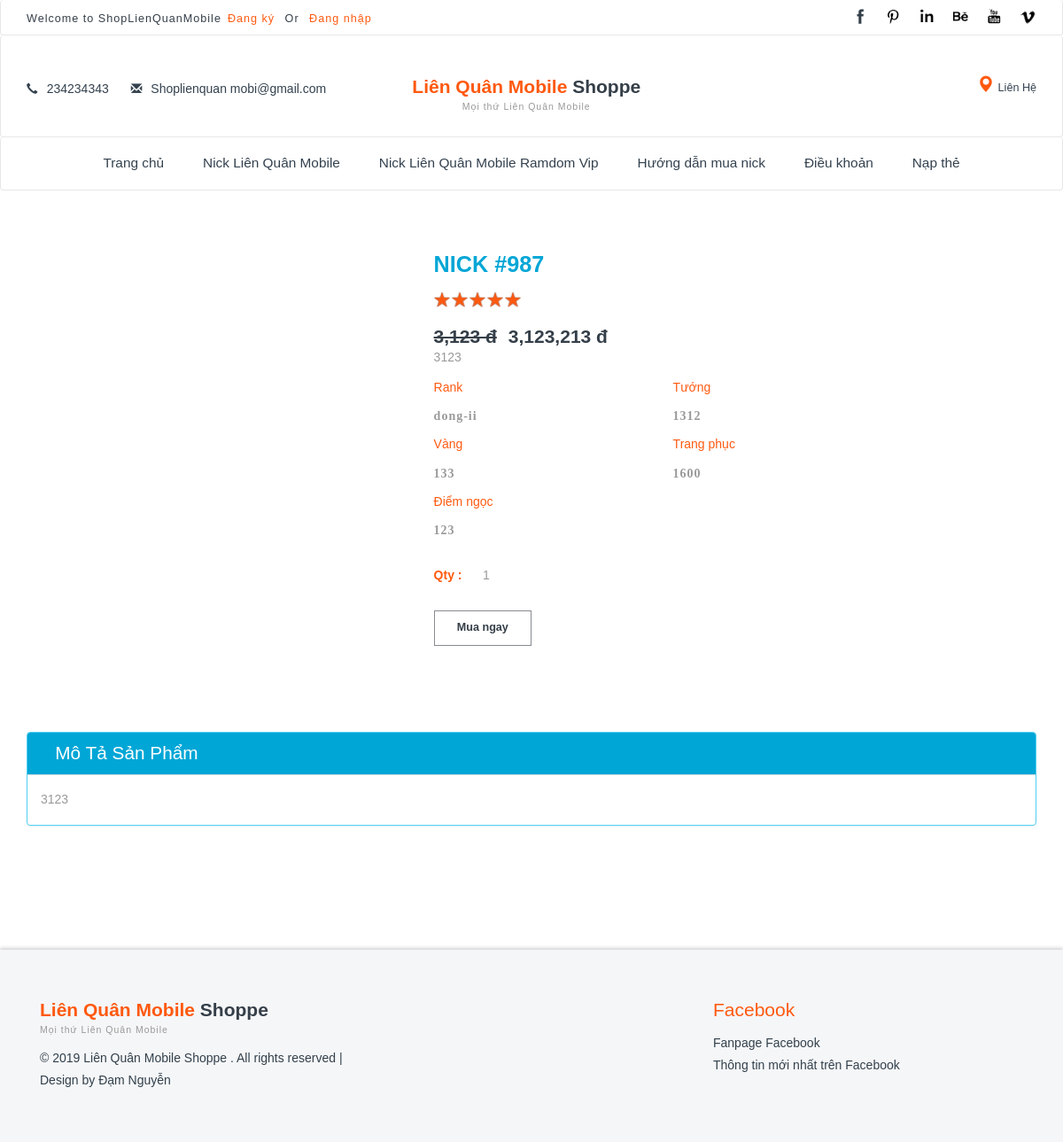
The page /sp/nick-987.html on the database its author committed.
### tables this page shows
CREATE TABLE IF NOT EXISTS `setting` (
  `id` int(11) NOT NULL,
  `title` varchar(250) NOT NULL,
  `type` varchar(100) NOT NULL,
  `description` varchar(250) NOT NULL,
  `thumb` text NOT NULL,
  `eamil` text NOT NULL,
  `phome` text NOT NULL,
  `link_facebook` text NOT NULL,
  `link_google` text NOT NULL,
  `link_youtobe` text NOT NULL,
  `address` text NOT NULL
);

CREATE TABLE IF NOT EXISTS `menu` (
  `id` int(11) NOT NULL,
  `mid` int(11) NOT NULL,
  `id_category` int(11) NOT NULL,
  `name` varchar(250) NOT NULL,
  `alias` text NOT NULL,
  `parent_id` int(11) NOT NULL,
  `link` text NOT NULL,
  `status` int(11) NOT NULL,
  `wednesday` int(11) NOT NULL,
  `type` varchar(250) NOT NULL,
  `product_posts` varchar(100) NOT NULL
);

CREATE TABLE IF NOT EXISTS `product` (
  `id` int(11) NOT NULL,
  `id_use` int(11) NOT NULL,
  `name` varchar(250) NOT NULL,
  `alias` text NOT NULL,
  `type` varchar(250) NOT NULL,
  `thumb` text NOT NULL,
  `price` int(11) NOT NULL,
  `fake_price` int(11) DEFAULT NULL,
  `quantity` text,
  `link_dowload` text NOT NULL,
  `password` text NOT NULL,
  `describe` text NOT NULL,
  `content` text NOT NULL,
  `practical_photo` text NOT NULL,
  `status` int(11) NOT NULL,
  `feature` int(11) NOT NULL,
  `rating` int(11) NOT NULL,
  `published` int(11) NOT NULL,
  `rank` varchar(250) DEFAULT NULL,
  `vang` int(11) DEFAULT NULL,
  `tuong` int(11) DEFAULT NULL,
  `ngoc` varchar(250) DEFAULT NULL,
  `trang_phuc` varchar(250) DEFAULT NULL,
  `created` int(11) DEFAULT NULL,
  `updates` int(11) DEFAULT NULL,
  `deleted` int(11) DEFAULT NULL
);

### application/controllers/Single.php (called while the page is built, shortened)
<?php
class Single extends MY_Controller {
    public function index($parameter = NULL )
    {
        $arr = array();
        $arr['select'] = '*';
        $arr['table'] = 'product';
        $arr['where'] = array('alias' => trim($parameter));
        $data['product'] = $this->product_model->get($arr);
        if (isset($data['product']) && count($data['product']) > 0)
        {
            $data['categorys'] = $this->category_model->category($data['product']['id']);
            $data['attributes'] = $this->pratt_model->attribute($data['product']['id']);
        }
        else
            show_404();
        $data['setting'] = $this->setting;
        if (isset($data['product']) && count($data['product']) > 0)
        {
            $data['setting']['title'] =$data['product']['name'];
            $data['setting']['thumb'] = $data['product']['thumb'];
            $data['setting']['description'] = $data['product']['describe'];
            $data['setting']['url'] = base_url(uri_string());
        }
        $data['check_login'] = $this->check_use;
        $this->load->view('frontend/header',isset($data) ? $data : Null);
        $this->load->view('frontend/single',isset($data) ? $data : Null);
        $this->load->view('frontend/footer',isset($data) ? $data : Null);
    }
}

### index.php (called while the page is built, shortened)
<?php
require_once BASEPATH.'core/CodeIgniter.php';

### application/models/Tags_model.php (called while the page is built, shortened)
<?php
class Tags_model extends CI_Model {
    public function get($array = NULL )
    {
        if (isset($array) && count($array)>0)
        {
            if (isset($array['select']) && $array['select'] !="")
            {
                $this->db->select($array['select']);
            }
            if (isset($array['table']) && $array['table'] !="")
            {
                $this->db->from($array['table']);
            }
            $query = $this->db->get()->row_array();
            return $query;
        }
    }
}
?>

### application/libraries/My_libraies_setting.php (called while the page is built, shortened)
<?php
class My_libraies_setting {
    private $CI;
    public function __construct()
    {
        $this->CI=& get_instance();
    }
    public function setting()
    {
        $array = array();
        $array['select'] = '*';
        $array['table'] = 'setting';
        $setting = $this->CI->tags_model->get($array);
        return $setting ;
    }
}

### application/core/MY_Controller.php (called while the page is built, shortened)
<?php
class MY_Controller extends CI_Controller {
    public function __construct()
    {
        $this->setting = $this->my_libraies_setting->setting();
    }
}

### application/core/MY_Loader.php (called while the page is built, shortened)
<?php if (!defined('BASEPATH')) exit('No direct script access allowed');
require 'MY_Widget.php';
class MY_Loader extends CI_Loader
{
    public function widget($widget_directory, $agrs = array())
    {
        $path = APPPATH . 'widgets/' . $widget_directory . '/index.php';
        $class_name = ucfirst(str_replace('/', '_', $widget_directory)) . '_widget';
        $MD = new $class_name;
        call_user_func_array(array($MD, 'index'), $agrs);
        $content = ob_get_contents();
        return $content;
    }
}
?>

### application/core/MY_Widget.php (called while the page is built, shortened)
<?php  if ( ! defined('BASEPATH')) exit('No direct script access allowed');
class MY_Widget
{
    function __get($key)
    {
        $CI =& get_instance();
        return $CI->$key;
    }
}
?>

### application/widgets/menu_head/index.php (called while the page is built)
<?php if ( ! defined('BASEPATH')) exit('No direct script access allowed');
class Menu_head_widget   extends MY_Widget
{
    function index()
    {
        $data = null;
        $arr = array();
        $arr['select'] = '*';
        $arr['table'] = 'menu';
        $arr['order_by_asc'] = 'wednesday';
        $arr['where'] = array('status' => 1,'parent_id'=>0,'mid'=>1);
        $data['menus'] = $this->menu_model->get_all($arr,0,500);
        $this->load->view('views',$data);
    }
}

### application/models/Menu_model.php (called while the page is built, shortened)
<?php
class Menu_model extends CI_Model {
    public function get_all($array = NULL,$start = 0 ,$limit = 0 )
    {
        if (isset($array) && count($array)>0)
        {
            if (isset($array['select']) && $array['select'] !="")
            {
                $this->db->select($array['select']);
            }
            if (isset($array['table']) && $array['table'] !="")
            {
                $this->db->from($array['table']);
            }
            if (isset($array['where']) && count($array['where'])>0)
            {
                $this->db->where($array['where']);
            }
            if (isset($array['order_by_asc']) && $array['order_by_asc'] !='')
            {
                $this->db->order_by($array['order_by_asc'], 'ASC');
            }
            $this->db->limit($limit,$start);
            $query = $this->db->get()->result_array();
            return $query;
        }
    }
}
?>

### application/models/Product_model.php (called while the page is built, shortened)
<?php
class Product_model extends CI_Model {
    public function get($array = NULL )
    {
        if (isset($array) && count($array)>0)
        {
            if (isset($array['select']) && $array['select'] !="")
            {
                $this->db->select($array['select']);
            }
            if (isset($array['table']) && $array['table'] !="")
            {
                $this->db->from($array['table']);
            }
            if (isset($array['where']) && count($array['where'])>0)
            {
                $this->db->where($array['where']);
            }
            $query = $this->db->get()->row_array();
            return $query;
        }
    }
}
?>

### application/widgets/menu_head/views.php (the view)
<ul class="nav navbar-nav top-nav-info">
        <?php
            foreach ($menus as $key => $menu) {
                if ($menu['type'] == 'category')
                {
                    $link = '/'.$menu['alias'].'.html';
                }
                else
                {
                    $link = $menu['link'];
                }
                ?>
                <li><a href="<?=$link?>"><?=$menu['name']?></a></li>
                <?php
            }
        ?>
</ul>

### application/views/frontend/header.php (shortened to what this page needs)
<!DOCTYPE html>
<html>
<head>
	<link href="<?=CDN?>/frontend/css/bootstrap.css?vs=<?=time()?>" rel="stylesheet" type="text/css" media="all" />
	<link href="<?=CDN?>/frontend/css/style.css?vs=<?=time()?>" rel="stylesheet" type="text/css" media="all" />
	<link href="<?=CDN?>/frontend/css/animate.min.css?vs=<?=time()?>" rel="stylesheet">
</head>
<body>
	<div class="header">
		<div class="top-header navbar navbar-default">
			<div class="container">
				<div class="nav navbar-nav wow fadeInLeft animated" data-wow-delay=".5s">
					<?php
						 if (isset($check_login) && count($check_login) > 0){
							 ?>
							 	<p><span class="welcome">Welcome <?=$check_login['full_name']?> đến với ShopLienQuanMobile </span><a href="/tai-khoan.html">Quản lý tài khoản</a> | <a href="/dang-xuat.html">Thoát tài khoản</a></p>
							 <?php
						 }else{
							 ?>
							 	<p>Welcome to ShopLienQuanMobile<a href="/dang-ky.html">Đang ký </a> Or <a href="/dang-nhap.html">Đang nhập </a></p>
							 <?php
						 }
					?>
				</div>
				<div class="nav navbar-nav navbar-right social-icons wow fadeInRight animated" data-wow-delay=".5s">
					<ul>
						<li ><a target="_blank" href="<?=isset($setting['link_facebook'])? $setting['link_facebook']:'#'?>"> </a></li>
						<li ><a target="_blank" href="#" class="pin"> </a></li>
						<li ><a target="_blank" href="#" class="in"> </a></li>
						<li ><a target="_blank" href="#" class="be"> </a></li>
						<li ><a target="_blank" href="#" class="you"> </a></li>
						<li ><a target="_blank" href="#" class="vimeo"> </a></li>
					</ul>
				</div>
				<div class="clearfix"> </div>
			</div>
		</div>
		<div class="header-two navbar navbar-default">
			<div class="container">
				<div class="nav navbar-nav header-two-left">
					<ul>
						<li><i class="glyphicon glyphicon-earphone" aria-hidden="true"></i><a href="mailto:info@example.com"><?=isset($setting['phome'])? $setting['phome']:''?></li>
						<li><i class="glyphicon glyphicon-envelope" aria-hidden="true"></i><a href="mailto:info@example.com"><?=isset($setting['eamil'])? $setting['eamil']:''?></a></li>
					</ul>
				</div>
				<div class="nav navbar-nav logo wow zoomIn animated" data-wow-delay=".7s">
					<h1><a href="/">Liên Quân Mobile <b>Shoppe</b><span class="tag">Mọi thứ Liên Quân Mobile </span> </a></h1>
				</div>
				<div class="nav navbar-nav navbar-right header-two-right">
					<div class="header-right my-account">
						<a target="_blank" href="<?=isset($setting['link_facebook'])? $setting['link_facebook']:'#'?>"><span class="glyphicon glyphicon-map-marker" aria-hidden="true"></span>Liên Hệ</a>
					</div>
					<div class="clearfix"> </div>
				</div>
				<div class="clearfix"> </div>
			</div>
		</div>
		<div class="top-nav navbar navbar-default">
			<div class="container">
				<nav class="navbar" role="navigation">
					<div class="collapse navbar-collapse" id="bs-example-navbar-collapse-1">
                    	<?=$this->load->widget('menu_head');?>
					</div>
				</nav>
			</div>
		</div>
	</div>

### application/views/frontend/single.php (shortened to what this page needs)
		<link rel="stylesheet" href="<?=CDN?>/frontend/css/flexslider1.css" type="text/css" media="screen" />
<div class="single">
		<div class="container">
			<div class="single-info">
				<div class="col-md-6 single-top wow fadeInLeft animated" data-wow-delay=".5s">
				</div>
				<div class="col-md-6 single-top-left simpleCart_shelfItem wow fadeInRight animated" data-wow-delay=".5s">
					<h3><?=$product['name']?></h3>
					<div class="single-rating">
						<span class="starRating">
							<label for="rating5">5</label>
							<label for="rating4">4</label>
							<label for="rating3">3</label>
							<label for="rating2">2</label>
							<label for="rating1">1</label>
						</span>
					</div>
                    <div style ='float: left;width: 100%;'>
                        <?php
                            if($product['fake_price']){
                                ?>
                                    <h6 class="item_price_"><del><?=number_format($product['price'])?> đ</del></h6>
                                    <h6 class="item_price"><?=number_format($product['fake_price'])?> đ</h6>
                                <?php
                            }else{
                            ?>
                                <h6 class="item_price"><?=number_format($product['price'])?> đ</h6>
                            <?php
                            }
                        ?>
                    </div>
					<p><?=$product['describe']?></p>
					<ul class="size">
						<h4>Rank </h4>
						<li><a href="javascript:;"><?=$product['rank']?></a></li>
					</ul>
					<ul class="size">
						<h4>Tướng</h4>
						<li><a href="javascript:;"><?=$product['tuong']?></a></li>
					</ul>
                    <ul class="size">
						<h4>Vàng</h4>
						<li><a href="javascript:;"><?=$product['vang']?></a></li>
					</ul>
                    <ul class="size">
						<h4>Trang phục</h4>
						<li><a href="javascript:;"><?=$product['trang_phuc']?></a></li>
					</ul>
                    <ul class="size">
						<h4>Điểm ngọc</h4>
						<li><a href="javascript:;"><?=$product['ngoc']?></a></li>
					</ul>
					<div class="clearfix"> </div>
					<div class="quantity">
						<p class="qty"> Qty :  </p><input min="1" type="number" value="1" class="item_quantity">
					</div>
					<div class="btn_form">
						<a  href="javascript:;" onclick="muaNick(<?=$product['id']?>)" class="add-cart item_add">Mua ngay</a>
					</div>
				</div>
			   <div class="clearfix"> </div>
			</div>
			<div class="collpse tabs">
				<div class="panel-group collpse" id="accordion" role="tablist" aria-multiselectable="true">
					<div class="panel panel-default wow fadeInUp animated" data-wow-delay=".5s">
						<div class="panel-heading" role="tab" id="headingOne">
							<h4 class="panel-title">
								<a role="button" data-toggle="collapse" data-parent="#accordion" href="#collapseOne" aria-expanded="true" aria-controls="collapseOne">
								  Mô tả sản phẩm
								</a>
							</h4>
						</div>
						<div id="collapseOne" class="panel-collapse collapse in" role="tabpanel" aria-labelledby="headingOne">
							<div class="panel-body">
								<?=$product['content']?>
							</div>
						</div>
					</div>
				</div>
			</div>
			<div class="related-products">
			</div>
		</div>
	</div>

### application/views/frontend/footer.php (shortened to what this page needs)
	<div class="footer">
		<div class="container">
			<div class="footer-info">
				<div class="col-md-4 footer-grids wow fadeInUp animated" data-wow-delay=".5s">
					<h4 class="footer-logo"><a href="index.html">Liên Quân Mobile <b>Shoppe</b> <span class="tag">Mọi thứ Liên Quân
								Mobile
							</span> </a></h4>
					<p>© 2019 Liên Quân Mobile Shoppe . All rights reserved | Design by <a href="https://www.facebook.com/damnx.dev"
						 target="_blank">Đạm Nguyễn</a></p>
				</div>
				<div class="col-md-4 footer-grids wow fadeInUp animated" data-wow-delay=".7s">
				</div>
				<div class="col-md-4 footer-grids wow fadeInUp animated" data-wow-delay=".9s">
					<h3>Facebook</h3>
					<p>Fanpage Facebook <br> Thông tin mới nhất trên Facebook </p>
				</div>
				<div class="clearfix"></div>
			</div>
		</div>
	</div>
</body>
</html>

### rows shown on the page
setting: phome "234234343", eamil "Shoplienquan mobi@gmail.com"
menu: name "Trang chủ"
menu: name "Nick Liên Quân Mobile"
menu: name "Nick Liên Quân Mobile Ramdom Vip"
menu: name "Hướng dẫn mua nick"
menu: name "Điều khoản"
menu: name "Nạp thẻ"
product: name "NICK #987", price "3,123", fake_price "3,123,213", describe "3123", rank "dong-ii", tuong "1312", vang "133", trang_phuc "1600", ngoc "123", content "3123"
